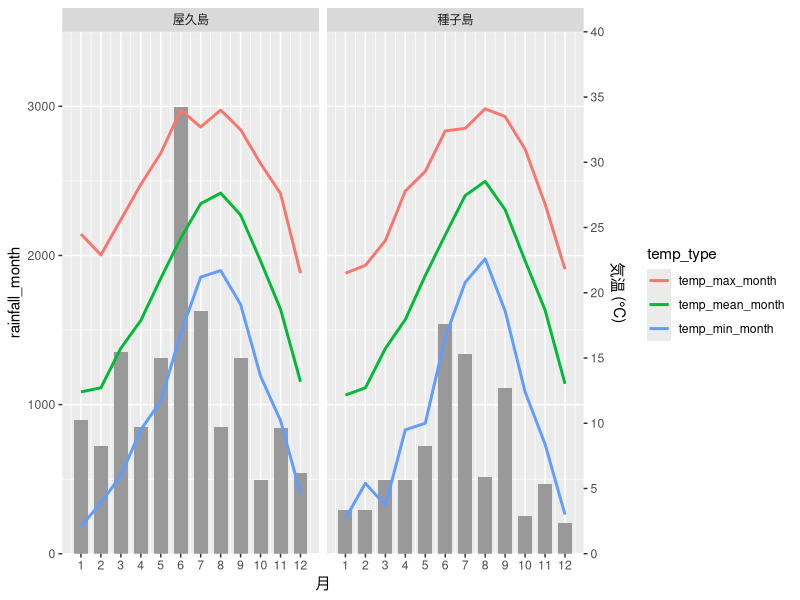

Write the R code that produced this figure. (Note: this script raises an error after producing the figure.)
## ---- chunk 1
library(tidyverse)


y1.lim <- c(0,40) #左軸気温
y2.lim <- c(0,3500) #右軸降水量

scaler <- (y2.lim[2] - y2.lim[1])/(y1.lim[2] - y1.lim[1])


read_csv("taneyaku_climate20_22.csv", skip = 6) %>% 
  drop_na() %>% 
  group_by(site, month) %>% 
  summarise("temp_max_month" = max(temp_max),
            "temp_mean_month" = mean(temp_mean),
            "temp_min_month" = min(temp_min),
            "rainfall_month" = sum(rainfall)/3,
            "wind_speed_month" = mean(wind_speed)) %>%
  pivot_longer(cols = temp_max_month:temp_min_month, 
               names_to = "temp_type", 
               values_to = "temp_month") %>% 
  mutate(site = str_replace_all(site, c("tane" = "種子島", "yaku" = "屋久島"))) %>% 
  ggplot() +
  facet_grid(~ site) +
  geom_bar(aes(x = month, y = rainfall_month), 
           name="降水量 (mm)", 
           stat = 'identity', fill = "grey60", 
           width = 0.7,
           breaks = seq(0,3500,500)) +
  geom_line(aes(x = month, y = temp_month*scaler, color = temp_type), size = 1) +
  scale_x_continuous(breaks = seq(1,12,1)) +
  scale_y_continuous(limit = y2.lim, 
                     expand = c(0, 0), 
                     sec.axis=sec_axis(trans = ~ ./scaler, 
                     breaks = seq(y1.lim[1],y1.lim[2],5), 
                     name="気温 (°C)")) +
  labs(x = "月") 

## ---- chunk 2
knitr::include_graphics("image/marusaru.png")
